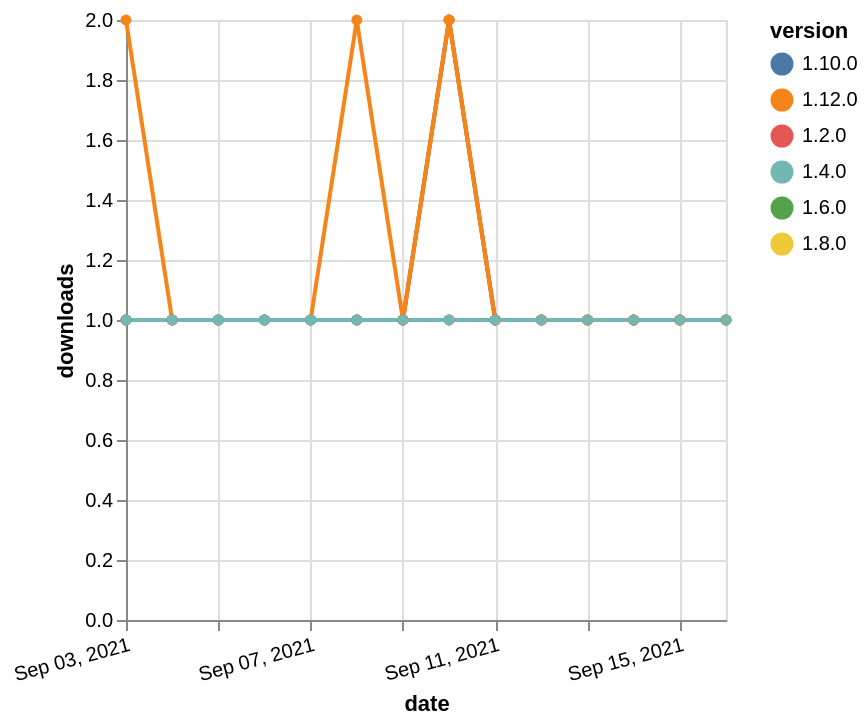

Specify this chart in Vega-Lite:
### Vega-Lite specification from a JSON file in a GitHub repository (floating-point values rounded to 4 significant figures)
{"$schema": "https://vega.github.io/schema/vega-lite/v5.json", "description": "A simple bar chart with embedded data.", "data": {"values": [{"date": "2021-09-03", "total": 169, "delta": 1, "version": "1.6.0"}, {"date": "2021-09-04", "total": 170, "delta": 1, "version": "1.6.0"}, {"date": "2021-09-05", "total": 171, "delta": 1, "version": "1.6.0"}, {"date": "2021-09-06", "total": 172, "delta": 1, "version": "1.6.0"}, {"date": "2021-09-07", "total": 173, "delta": 1, "version": "1.6.0"}, {"date": "2021-09-08", "total": 174, "delta": 1, "version": "1.6.0"}, {"date": "2021-09-09", "total": 175, "delta": 1, "version": "1.6.0"}, {"date": "2021-09-10", "total": 177, "delta": 2, "version": "1.6.0"}, {"date": "2021-09-11", "total": 178, "delta": 1, "version": "1.6.0"}, {"date": "2021-09-12", "total": 179, "delta": 1, "version": "1.6.0"}, {"date": "2021-09-13", "total": 180, "delta": 1, "version": "1.6.0"}, {"date": "2021-09-14", "total": 181, "delta": 1, "version": "1.6.0"}, {"date": "2021-09-15", "total": 182, "delta": 1, "version": "1.6.0"}, {"date": "2021-09-16", "total": 183, "delta": 1, "version": "1.6.0"}, {"date": "2021-09-03", "total": 142, "delta": 1, "version": "1.8.0"}, {"date": "2021-09-04", "total": 143, "delta": 1, "version": "1.8.0"}, {"date": "2021-09-05", "total": 144, "delta": 1, "version": "1.8.0"}, {"date": "2021-09-06", "total": 145, "delta": 1, "version": "1.8.0"}, {"date": "2021-09-07", "total": 146, "delta": 1, "version": "1.8.0"}, {"date": "2021-09-08", "total": 147, "delta": 1, "version": "1.8.0"}, {"date": "2021-09-09", "total": 148, "delta": 1, "version": "1.8.0"}, {"date": "2021-09-10", "total": 149, "delta": 1, "version": "1.8.0"}, {"date": "2021-09-11", "total": 150, "delta": 1, "version": "1.8.0"}, {"date": "2021-09-12", "total": 151, "delta": 1, "version": "1.8.0"}, {"date": "2021-09-13", "total": 152, "delta": 1, "version": "1.8.0"}, {"date": "2021-09-14", "total": 153, "delta": 1, "version": "1.8.0"}, {"date": "2021-09-15", "total": 154, "delta": 1, "version": "1.8.0"}, {"date": "2021-09-16", "total": 155, "delta": 1, "version": "1.8.0"}, {"date": "2021-09-03", "total": 167, "delta": 1, "version": "1.10.0"}, {"date": "2021-09-04", "total": 168, "delta": 1, "version": "1.10.0"}, {"date": "2021-09-05", "total": 169, "delta": 1, "version": "1.10.0"}, {"date": "2021-09-06", "total": 170, "delta": 1, "version": "1.10.0"}, {"date": "2021-09-07", "total": 171, "delta": 1, "version": "1.10.0"}, {"date": "2021-09-08", "total": 172, "delta": 1, "version": "1.10.0"}, {"date": "2021-09-09", "total": 173, "delta": 1, "version": "1.10.0"}, {"date": "2021-09-10", "total": 174, "delta": 1, "version": "1.10.0"}, {"date": "2021-09-11", "total": 175, "delta": 1, "version": "1.10.0"}, {"date": "2021-09-12", "total": 176, "delta": 1, "version": "1.10.0"}, {"date": "2021-09-13", "total": 177, "delta": 1, "version": "1.10.0"}, {"date": "2021-09-14", "total": 178, "delta": 1, "version": "1.10.0"}, {"date": "2021-09-15", "total": 179, "delta": 1, "version": "1.10.0"}, {"date": "2021-09-16", "total": 180, "delta": 1, "version": "1.10.0"}, {"date": "2021-09-03", "total": 225, "delta": 1, "version": "1.2.0"}, {"date": "2021-09-04", "total": 226, "delta": 1, "version": "1.2.0"}, {"date": "2021-09-05", "total": 227, "delta": 1, "version": "1.2.0"}, {"date": "2021-09-06", "total": 228, "delta": 1, "version": "1.2.0"}, {"date": "2021-09-07", "total": 229, "delta": 1, "version": "1.2.0"}, {"date": "2021-09-08", "total": 230, "delta": 1, "version": "1.2.0"}, {"date": "2021-09-09", "total": 231, "delta": 1, "version": "1.2.0"}, {"date": "2021-09-10", "total": 233, "delta": 2, "version": "1.2.0"}, {"date": "2021-09-11", "total": 234, "delta": 1, "version": "1.2.0"}, {"date": "2021-09-12", "total": 235, "delta": 1, "version": "1.2.0"}, {"date": "2021-09-13", "total": 236, "delta": 1, "version": "1.2.0"}, {"date": "2021-09-14", "total": 237, "delta": 1, "version": "1.2.0"}, {"date": "2021-09-15", "total": 238, "delta": 1, "version": "1.2.0"}, {"date": "2021-09-16", "total": 239, "delta": 1, "version": "1.2.0"}, {"date": "2021-09-03", "total": 114, "delta": 2, "version": "1.12.0"}, {"date": "2021-09-04", "total": 115, "delta": 1, "version": "1.12.0"}, {"date": "2021-09-05", "total": 116, "delta": 1, "version": "1.12.0"}, {"date": "2021-09-06", "total": 117, "delta": 1, "version": "1.12.0"}, {"date": "2021-09-07", "total": 118, "delta": 1, "version": "1.12.0"}, {"date": "2021-09-08", "total": 120, "delta": 2, "version": "1.12.0"}, {"date": "2021-09-09", "total": 121, "delta": 1, "version": "1.12.0"}, {"date": "2021-09-10", "total": 123, "delta": 2, "version": "1.12.0"}, {"date": "2021-09-11", "total": 124, "delta": 1, "version": "1.12.0"}, {"date": "2021-09-12", "total": 125, "delta": 1, "version": "1.12.0"}, {"date": "2021-09-13", "total": 126, "delta": 1, "version": "1.12.0"}, {"date": "2021-09-14", "total": 127, "delta": 1, "version": "1.12.0"}, {"date": "2021-09-15", "total": 128, "delta": 1, "version": "1.12.0"}, {"date": "2021-09-16", "total": 129, "delta": 1, "version": "1.12.0"}, {"date": "2021-09-03", "total": 178, "delta": 1, "version": "1.4.0"}, {"date": "2021-09-04", "total": 179, "delta": 1, "version": "1.4.0"}, {"date": "2021-09-05", "total": 180, "delta": 1, "version": "1.4.0"}, {"date": "2021-09-06", "total": 181, "delta": 1, "version": "1.4.0"}, {"date": "2021-09-07", "total": 182, "delta": 1, "version": "1.4.0"}, {"date": "2021-09-08", "total": 183, "delta": 1, "version": "1.4.0"}, {"date": "2021-09-09", "total": 184, "delta": 1, "version": "1.4.0"}, {"date": "2021-09-10", "total": 185, "delta": 1, "version": "1.4.0"}, {"date": "2021-09-11", "total": 186, "delta": 1, "version": "1.4.0"}, {"date": "2021-09-12", "total": 187, "delta": 1, "version": "1.4.0"}, {"date": "2021-09-13", "total": 188, "delta": 1, "version": "1.4.0"}, {"date": "2021-09-14", "total": 189, "delta": 1, "version": "1.4.0"}, {"date": "2021-09-15", "total": 190, "delta": 1, "version": "1.4.0"}, {"date": "2021-09-16", "total": 191, "delta": 1, "version": "1.4.0"}]}, "width": "container", "mark": {"type": "line", "point": {"filled": true}}, "encoding": {"x": {"field": "date", "type": "temporal", "timeUnit": "yearmonthdate", "title": "date", "axis": {"labelAngle": -15}}, "y": {"field": "delta", "type": "quantitative", "title": "downloads"}, "color": {"field": "version", "type": "nominal"}, "tooltip": {"field": "delta"}}}
